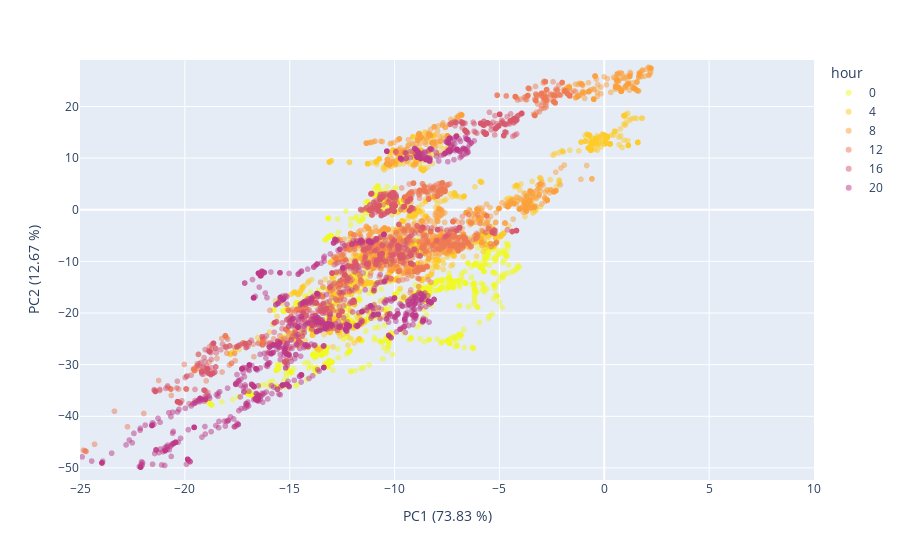
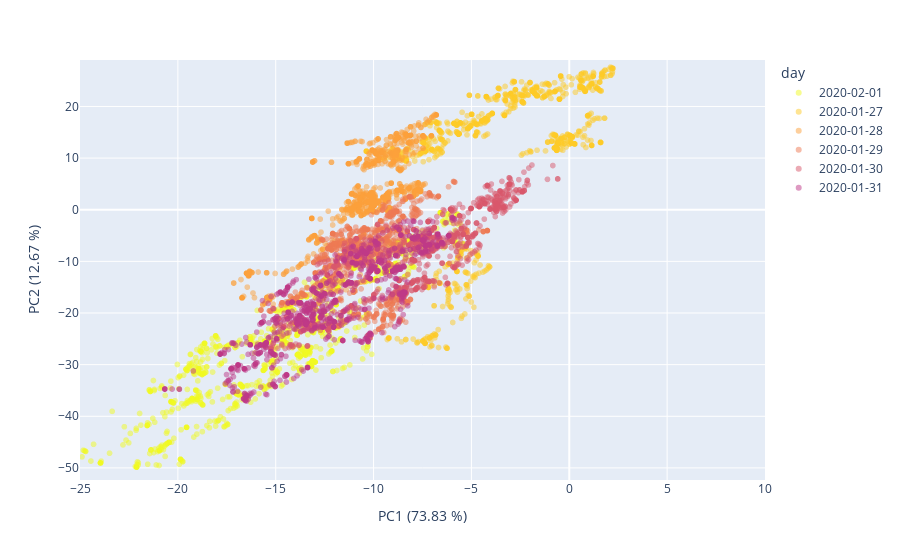

Here is the notebook cell these charts were saved with, in order:
### Markdown cell above
### No occupant data - before environmental correction

### Code cell
if SPARK:
    # adapter from Pyspark to Pandas, just for visuals
    no_occupants_filtered_df = no_occupants_filtered_df.toPandas()
    pca_no_occupants_ = pca_no_occupants.withColumn('pcaFeatures', vector_to_array('pcaFeatures'))
    pca_no_occupants_ = np.array(pca_no_occupants.toPandas()['pcaFeatures'].tolist())

if PANDAS:
    pca_no_occupants_ = pca_no_occupants
    
# Query the DataFrame for the date range
start_date = np.datetime64('2020-01-27')
end_date = np.datetime64('2020-02-02')
no_occupants_filtered_df['timestamp'] = pd.to_datetime(no_occupants_filtered_df['timestamp']).dt.tz_localize(None)
visual_days = ((no_occupants_filtered_df['timestamp'] >= start_date) & (no_occupants_filtered_df['timestamp'] <= end_date) & 
               ((no_occupants_filtered_df['timestamp'].dt.hour == 0) | (no_occupants_filtered_df['timestamp'].dt.hour == 4) | 
                (no_occupants_filtered_df['timestamp'].dt.hour == 8) | (no_occupants_filtered_df['timestamp'].dt.hour == 12) | 
                (no_occupants_filtered_df['timestamp'].dt.hour == 16) | (no_occupants_filtered_df['timestamp'].dt.hour == 20)))

visual_data = pca_no_occupants_[visual_days]
visual_data_days_df = pd.DataFrame({'PC1':visual_data[:,1], 'PC2':visual_data[:,0], 'day':pd.to_datetime(no_occupants_filtered_df['timestamp'][visual_days]).dt.date})
visual_data_hours_df = pd.DataFrame({'PC1':visual_data[:,1], 'PC2':visual_data[:,0], 'hour':pd.to_datetime(no_occupants_filtered_df['timestamp'][visual_days]).dt.hour.astype('str')})


## Plot no occupant data before environmental correction by hour
x_min, x_max = -25,10
y_min, y_max = visual_data_hours_df['PC2'].min()*1.05, visual_data_hours_df['PC2'].max()*1.05

fig = px.scatter(visual_data_hours_df, x='PC1', y='PC2', color='hour', opacity=0.5, color_discrete_sequence= px.colors.sequential.Plasma_r)
fig.update_traces(marker=dict(colorscale='Viridis'), selector=dict(type='scatter'))
fig.update_layout(
    xaxis_title="PC1 ({:.2f} %)".format(var_proj[0]*100),
    yaxis_title="PC2 ({:.2f} %)".format(var_proj[1]*100),
    xaxis_range=[x_min, x_max],
    yaxis_range=[y_min, y_max]  
)
fig.show()


## Plot no occupant data before environmental correction by day
fig = px.scatter(visual_data_days_df, x='PC1', y='PC2', color='day', opacity=0.5, color_discrete_sequence= px.colors.sequential.Plasma_r)
fig.update_traces(marker=dict(colorscale='Viridis'), selector=dict(type='scatter'))
fig.update_layout(
    xaxis_title="PC1 ({:.2f} %)".format(var_proj[0]*100),
    yaxis_title="PC2 ({:.2f} %)".format(var_proj[1]*100),
    xaxis_range=[x_min, x_max],
    yaxis_range=[y_min, y_max]  
)
fig.show()

### Figure 1 — Plotly figure (JSON) as saved in the notebook; plotly's stock layout.template omitted (floating-point values rounded to 4 significant figures; data arrays with more than 128 entries replaced by an {"elided": "..."} marker saying what was removed)
{"data": [{"hovertemplate": "hour=0<br>PC1=%{x}<br>PC2=%{y}<extra></extra>", "legendgroup": "0", "marker": {"color": "#f0f921", "opacity": 0.5, "symbol": "circle"}, "mode": "markers", "name": "0", "showlegend": true, "type": "scattergl", "x": {"elided": "1080 float values"}, "xaxis": "x", "y": {"elided": "1080 float values"}, "yaxis": "y"}, {"hovertemplate": "hour=4<br>PC1=%{x}<br>PC2=%{y}<extra></extra>", "legendgroup": "4", "marker": {"color": "#fdca26", "opacity": 0.5, "symbol": "circle"}, "mode": "markers", "name": "4", "showlegend": true, "type": "scattergl", "x": {"elided": "1080 float values"}, "xaxis": "x", "y": {"elided": "1080 float values"}, "yaxis": "y"}, {"hovertemplate": "hour=8<br>PC1=%{x}<br>PC2=%{y}<extra></extra>", "legendgroup": "8", "marker": {"color": "#fb9f3a", "opacity": 0.5, "symbol": "circle"}, "mode": "markers", "name": "8", "showlegend": true, "type": "scattergl", "x": {"elided": "1080 float values"}, "xaxis": "x", "y": {"elided": "1080 float values"}, "yaxis": "y"}, {"hovertemplate": "hour=12<br>PC1=%{x}<br>PC2=%{y}<extra></extra>", "legendgroup": "12", "marker": {"color": "#ed7953", "opacity": 0.5, "symbol": "circle"}, "mode": "markers", "name": "12", "showlegend": true, "type": "scattergl", "x": {"elided": "1080 float values"}, "xaxis": "x", "y": {"elided": "1080 float values"}, "yaxis": "y"}, {"hovertemplate": "hour=16<br>PC1=%{x}<br>PC2=%{y}<extra></extra>", "legendgroup": "16", "marker": {"color": "#d8576b", "opacity": 0.5, "symbol": "circle"}, "mode": "markers", "name": "16", "showlegend": true, "type": "scattergl", "x": {"elided": "1080 float values"}, "xaxis": "x", "y": {"elided": "1080 float values"}, "yaxis": "y"}, {"hovertemplate": "hour=20<br>PC1=%{x}<br>PC2=%{y}<extra></extra>", "legendgroup": "20", "marker": {"color": "#bd3786", "opacity": 0.5, "symbol": "circle"}, "mode": "markers", "name": "20", "showlegend": true, "type": "scattergl", "x": {"elided": "1080 float values"}, "xaxis": "x", "y": {"elided": "1080 float values"}, "yaxis": "y"}], "layout": {"autosize": true, "legend": {"title": {"text": "hour"}, "tracegroupgap": 0}, "margin": {"t": 60}, "xaxis": {"anchor": "y", "domain": [0, 1], "range": [-25, 10], "title": {"text": "PC1 (73.83 %)"}, "type": "linear"}, "yaxis": {"anchor": "x", "domain": [0, 1], "range": [-52.34, 29.0], "title": {"text": "PC2 (12.67 %)"}, "type": "linear"}}}

### Figure 2 — Plotly figure (JSON) as saved in the notebook; plotly's stock layout.template omitted (floating-point values rounded to 4 significant figures; data arrays with more than 128 entries replaced by an {"elided": "..."} marker saying what was removed)
{"data": [{"hovertemplate": "day=2020-02-01<br>PC1=%{x}<br>PC2=%{y}<extra></extra>", "legendgroup": "2020-02-01", "marker": {"color": "#f0f921", "opacity": 0.5, "symbol": "circle"}, "mode": "markers", "name": "2020-02-01", "showlegend": true, "type": "scattergl", "x": {"elided": "1080 float values"}, "xaxis": "x", "y": {"elided": "1080 float values"}, "yaxis": "y"}, {"hovertemplate": "day=2020-01-27<br>PC1=%{x}<br>PC2=%{y}<extra></extra>", "legendgroup": "2020-01-27", "marker": {"color": "#fdca26", "opacity": 0.5, "symbol": "circle"}, "mode": "markers", "name": "2020-01-27", "showlegend": true, "type": "scattergl", "x": {"elided": "1080 float values"}, "xaxis": "x", "y": {"elided": "1080 float values"}, "yaxis": "y"}, {"hovertemplate": "day=2020-01-28<br>PC1=%{x}<br>PC2=%{y}<extra></extra>", "legendgroup": "2020-01-28", "marker": {"color": "#fb9f3a", "opacity": 0.5, "symbol": "circle"}, "mode": "markers", "name": "2020-01-28", "showlegend": true, "type": "scattergl", "x": {"elided": "1080 float values"}, "xaxis": "x", "y": {"elided": "1080 float values"}, "yaxis": "y"}, {"hovertemplate": "day=2020-01-29<br>PC1=%{x}<br>PC2=%{y}<extra></extra>", "legendgroup": "2020-01-29", "marker": {"color": "#ed7953", "opacity": 0.5, "symbol": "circle"}, "mode": "markers", "name": "2020-01-29", "showlegend": true, "type": "scattergl", "x": {"elided": "1080 float values"}, "xaxis": "x", "y": {"elided": "1080 float values"}, "yaxis": "y"}, {"hovertemplate": "day=2020-01-30<br>PC1=%{x}<br>PC2=%{y}<extra></extra>", "legendgroup": "2020-01-30", "marker": {"color": "#d8576b", "opacity": 0.5, "symbol": "circle"}, "mode": "markers", "name": "2020-01-30", "showlegend": true, "type": "scattergl", "x": {"elided": "1080 float values"}, "xaxis": "x", "y": {"elided": "1080 float values"}, "yaxis": "y"}, {"hovertemplate": "day=2020-01-31<br>PC1=%{x}<br>PC2=%{y}<extra></extra>", "legendgroup": "2020-01-31", "marker": {"color": "#bd3786", "opacity": 0.5, "symbol": "circle"}, "mode": "markers", "name": "2020-01-31", "showlegend": true, "type": "scattergl", "x": {"elided": "1080 float values"}, "xaxis": "x", "y": {"elided": "1080 float values"}, "yaxis": "y"}], "layout": {"autosize": true, "legend": {"title": {"text": "day"}, "tracegroupgap": 0}, "margin": {"t": 60}, "xaxis": {"anchor": "y", "domain": [0, 1], "range": [-25, 10], "title": {"text": "PC1 (73.83 %)"}, "type": "linear"}, "yaxis": {"anchor": "x", "domain": [0, 1], "range": [-52.34, 29.0], "title": {"text": "PC2 (12.67 %)"}, "type": "linear"}}}
